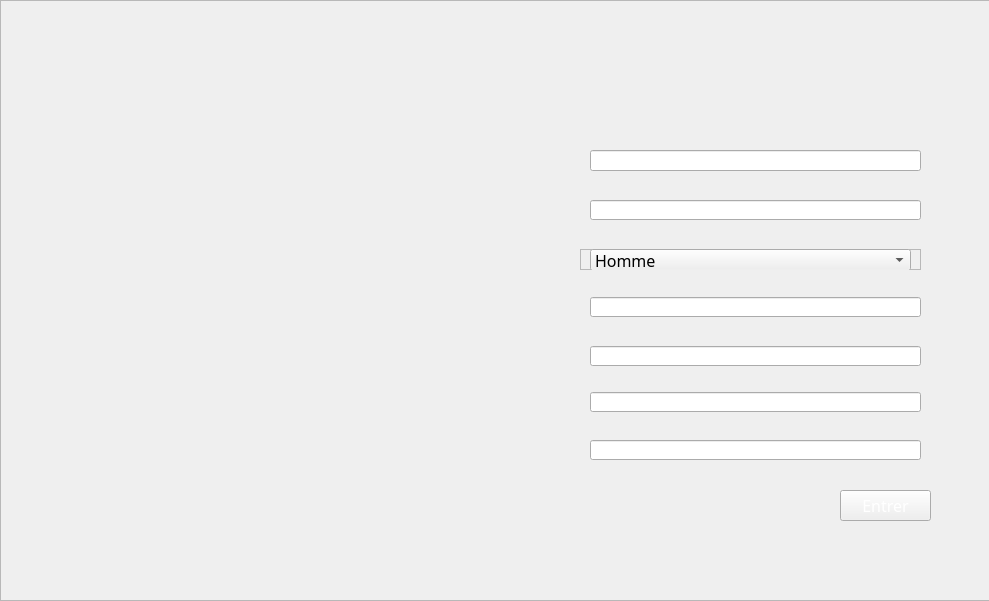
<?xml version="1.0" encoding="UTF-8"?>
<ui version="4.0">
 <class>confirmation</class>
 <widget class="QMainWindow" name="confirmation">
  <property name="geometry">
   <rect>
    <x>0</x>
    <y>0</y>
    <width>989</width>
    <height>601</height>
   </rect>
  </property>
  <property name="windowTitle">
   <string>EDU-CLASSEUR</string>
  </property>
  <property name="windowIcon">
   <iconset resource="first.qrc">
    <normaloff>:/newPrefix/logo-01.png</normaloff>:/newPrefix/logo-01.png</iconset>
  </property>
  <widget class="QWidget" name="centralwidget">
   <widget class="QFrame" name="frame">
    <property name="geometry">
     <rect>
      <x>0</x>
      <y>0</y>
      <width>991</width>
      <height>601</height>
     </rect>
    </property>
    <property name="styleSheet">
     <string notr="true">border-image: url(:/newPrefix/78.jpg);</string>
    </property>
    <property name="frameShape">
     <enum>QFrame::StyledPanel</enum>
    </property>
    <property name="frameShadow">
     <enum>QFrame::Raised</enum>
    </property>
    <widget class="QFrame" name="frame_2">
     <property name="geometry">
      <rect>
       <x>0</x>
       <y>0</y>
       <width>1001</width>
       <height>601</height>
      </rect>
     </property>
     <property name="styleSheet">
      <string notr="true">border-image: url(:/newPrefix/2.png);</string>
     </property>
     <property name="frameShape">
      <enum>QFrame::StyledPanel</enum>
     </property>
     <property name="frameShadow">
      <enum>QFrame::Raised</enum>
     </property>
     <widget class="QLineEdit" name="lineEdit">
      <property name="geometry">
       <rect>
        <x>590</x>
        <y>150</y>
        <width>331</width>
        <height>21</height>
       </rect>
      </property>
      <property name="font">
       <font>
        <family>Walkway UltraBold</family>
        <pointsize>12</pointsize>
       </font>
      </property>
      <property name="styleSheet">
       <string notr="true">border-image: url(:/newPrefix/15.png);</string>
      </property>
      <property name="clearButtonEnabled">
       <bool>true</bool>
      </property>
     </widget>
     <widget class="QLineEdit" name="lineEdit_2">
      <property name="geometry">
       <rect>
        <x>590</x>
        <y>200</y>
        <width>331</width>
        <height>20</height>
       </rect>
      </property>
      <property name="font">
       <font>
        <family>Walkway UltraBold</family>
        <pointsize>12</pointsize>
       </font>
      </property>
      <property name="styleSheet">
       <string notr="true">border-image: url(:/newPrefix/15.png);</string>
      </property>
      <property name="clearButtonEnabled">
       <bool>true</bool>
      </property>
     </widget>
     <widget class="QLineEdit" name="lineEdit_">
      <property name="geometry">
       <rect>
        <x>590</x>
        <y>297</y>
        <width>331</width>
        <height>20</height>
       </rect>
      </property>
      <property name="font">
       <font>
        <family>Walkway UltraBold</family>
        <pointsize>12</pointsize>
       </font>
      </property>
      <property name="styleSheet">
       <string notr="true">border-image: url(:/newPrefix/15.png);</string>
      </property>
      <property name="echoMode">
       <enum>QLineEdit::Password</enum>
      </property>
      <property name="clearButtonEnabled">
       <bool>true</bool>
      </property>
     </widget>
     <widget class="QLineEdit" name="lineEdit_6">
      <property name="geometry">
       <rect>
        <x>590</x>
        <y>346</y>
        <width>331</width>
        <height>20</height>
       </rect>
      </property>
      <property name="font">
       <font>
        <family>Walkway UltraBold</family>
        <pointsize>12</pointsize>
       </font>
      </property>
      <property name="styleSheet">
       <string notr="true">border-image: url(:/newPrefix/15.png);</string>
      </property>
      <property name="echoMode">
       <enum>QLineEdit::Password</enum>
      </property>
      <property name="clearButtonEnabled">
       <bool>true</bool>
      </property>
     </widget>
     <widget class="QLineEdit" name="lineEdit_3">
      <property name="geometry">
       <rect>
        <x>590</x>
        <y>392</y>
        <width>331</width>
        <height>20</height>
       </rect>
      </property>
      <property name="font">
       <font>
        <family>Walkway UltraBold</family>
        <pointsize>12</pointsize>
       </font>
      </property>
      <property name="styleSheet">
       <string notr="true">border-image: url(:/newPrefix/15.png);</string>
      </property>
      <property name="clearButtonEnabled">
       <bool>true</bool>
      </property>
     </widget>
     <widget class="QLineEdit" name="lineEdit_4">
      <property name="geometry">
       <rect>
        <x>590</x>
        <y>440</y>
        <width>331</width>
        <height>20</height>
       </rect>
      </property>
      <property name="font">
       <font>
        <family>Walkway UltraBold</family>
        <pointsize>12</pointsize>
       </font>
      </property>
      <property name="styleSheet">
       <string notr="true">border-image: url(:/newPrefix/15.png);</string>
      </property>
      <property name="clearButtonEnabled">
       <bool>true</bool>
      </property>
     </widget>
     <widget class="QPushButton" name="pushButton">
      <property name="geometry">
       <rect>
        <x>840</x>
        <y>490</y>
        <width>91</width>
        <height>31</height>
       </rect>
      </property>
      <property name="font">
       <font>
        <family>Walkway UltraBold</family>
        <pointsize>12</pointsize>
       </font>
      </property>
      <property name="cursor">
       <cursorShape>PointingHandCursor</cursorShape>
      </property>
      <property name="autoFillBackground">
       <bool>false</bool>
      </property>
      <property name="styleSheet">
       <string notr="true">color: rgb(255, 255, 255);
border-image: url(:/newPrefix/6.png);</string>
      </property>
      <property name="text">
       <string>Entrer</string>
      </property>
     </widget>
     <widget class="QFrame" name="frame_3">
      <property name="geometry">
       <rect>
        <x>580</x>
        <y>249</y>
        <width>341</width>
        <height>21</height>
       </rect>
      </property>
      <property name="styleSheet">
       <string notr="true">border-image: url(:/newPrefix/15.png);</string>
      </property>
      <property name="frameShape">
       <enum>QFrame::StyledPanel</enum>
      </property>
      <property name="frameShadow">
       <enum>QFrame::Raised</enum>
      </property>
      <widget class="QComboBox" name="comboBox">
       <property name="geometry">
        <rect>
         <x>10</x>
         <y>0</y>
         <width>321</width>
         <height>22</height>
        </rect>
       </property>
       <property name="font">
        <font>
         <family>Walkway UltraBold</family>
         <pointsize>12</pointsize>
        </font>
       </property>
       <property name="styleSheet">
        <string notr="true">border-image: url(:/newPrefix/15.png);</string>
       </property>
       <item>
        <property name="text">
         <string>Homme</string>
        </property>
       </item>
       <item>
        <property name="text">
         <string>Femme</string>
        </property>
       </item>
      </widget>
     </widget>
    </widget>
   </widget>
  </widget>
 </widget>
 <resources>
  <include location="first.qrc"/>
 </resources>
 <connections/>
</ui>
